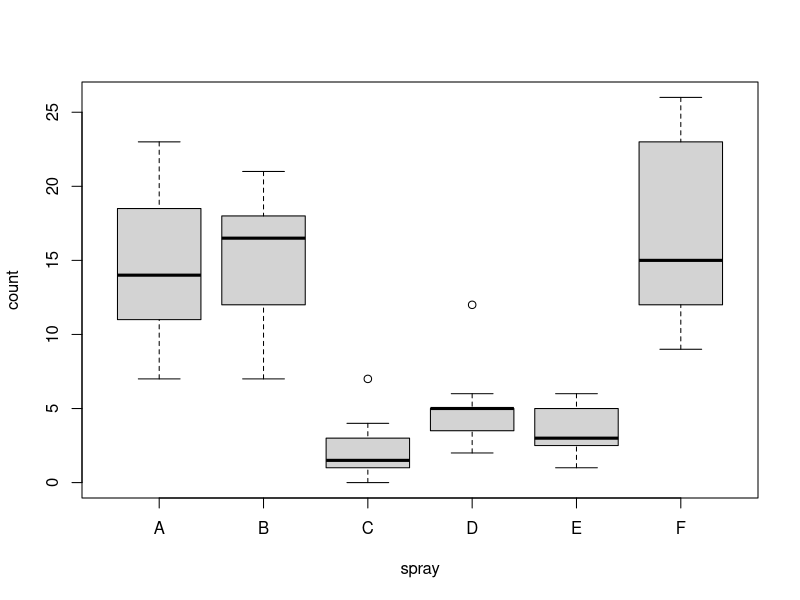

Recreate this plot in R.
##################### 1st Exercise ##############################
## One-sample test.
# Hollander & Wolfe (1973), Hamilton depression scale factor measurements in 9 
# patients with mixed anxiety and depression, taken at the first (x) and second
# (y) visit after initiation of a therapy (administration of a tranquilizer).
x <- c(1.83,  0.50,  1.62,  2.48, 1.68, 1.88, 1.55, 3.06, 1.30)
y <- c(0.878, 0.647, 0.598, 2.05, 1.06, 1.29, 1.06, 3.14, 1.29)

wilcox.test(x, y, paired = TRUE, alternative = "greater", conf.level = 0.95)

#################### @nd Exercise ################################
library(MASS)
data("quine")
?quine

# we can tally the student ethnicity against the gender with the table function.
# As the result shows, within the Aboriginal student population, 38 students are
# female. Whereas within the Non-Aboriginal student population, 42 are female.
table(quine$Eth, quine$Sex)

# We apply the prop.test function to compute the difference in female proportions.
 prop.test(table(quine$Eth, quine$Sex), correct=FALSE)

# The 95% confidence interval estimate of the difference between the female 
# proportion of Aboriginal students and the female proportion of Non-Aboriginal 
# students is between -15.6% and 16.7%.
 
##################### 3rd Exercise ##############################
# We are going to use a data set called InsectSprays. 6 different insect sprays 
# (1 Independent Variable with 6 levels) were tested to see if there was a 
# difference in the number of insects found in the field after each spraying 
# (Dependent Variable).
 data(InsectSprays) 
 ?InsectSprays
 head(InsectSprays)
 attach(InsectSprays)
 str(InsectSprays)
 
# We will use the tapply() function which is a helpful shortcut in processing 
# data, basically allowing you to specify a response variable, a factor 
# (or factors) and a function that should be applied to each subset of the 
# response variable defined by each level of the factor. I.e. Instead of doing:
 mean(count[spray=="A"])   # and the same for B, C, D etc.
 
# We use tapply(response,factor,function-name) as follows
 # Let`s look at the means:
tapply(count, spray, mean)
 
# The variances:
tapply(count, spray, var)

# And sample sizes
tapply(count, spray, length)

# And a boxplot:
boxplot(count ~ spray) 

# If we want to check that a variable is a factor (especially for variables with
# numbers as factor levels), we can use:
is.factor(spray)

# We can test for homogeneity of variance for more than two groups using:
 bartlett.test(count ~ spray)
 
# !!!! In this case the significant result suggests variances are not 
# homogeneous, which violates one assumption of ANOVA.
# For the purposes of today`s session we will go ahead with an ANOVA. This is 
# not entirely unjustified, as ANOVA is moderately robust against the violation 
# of equal variances if the number in each group is equal; and it is possible 
# to include a correction.
 aov.out = aov(count ~ spray, data=InsectSprays)
 summary(aov.out)

 
